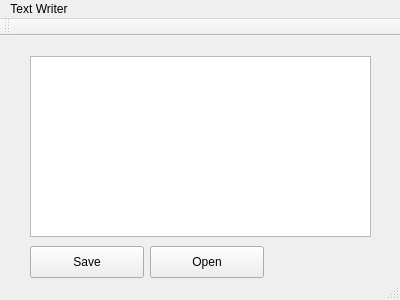
<?xml version="1.0" encoding="UTF-8"?>
<ui version="4.0">
 <class>MainWindow</class>
 <widget class="QMainWindow" name="MainWindow">
  <property name="geometry">
   <rect>
    <x>0</x>
    <y>0</y>
    <width>400</width>
    <height>300</height>
   </rect>
  </property>
  <property name="windowTitle">
   <string>MainWindow</string>
  </property>
  <widget class="QWidget" name="centralWidget">
   <widget class="QPushButton" name="button_save">
    <property name="geometry">
     <rect>
      <x>30</x>
      <y>210</y>
      <width>114</width>
      <height>32</height>
     </rect>
    </property>
    <property name="text">
     <string>Save</string>
    </property>
   </widget>
   <widget class="QTextEdit" name="text">
    <property name="geometry">
     <rect>
      <x>30</x>
      <y>20</y>
      <width>341</width>
      <height>181</height>
     </rect>
    </property>
   </widget>
   <widget class="QPushButton" name="button_open">
    <property name="geometry">
     <rect>
      <x>150</x>
      <y>210</y>
      <width>114</width>
      <height>32</height>
     </rect>
    </property>
    <property name="text">
     <string>Open</string>
    </property>
   </widget>
  </widget>
  <widget class="QMenuBar" name="menuBar">
   <property name="geometry">
    <rect>
     <x>0</x>
     <y>0</y>
     <width>400</width>
     <height>22</height>
    </rect>
   </property>
   <widget class="QMenu" name="menuText_Writer">
    <property name="title">
     <string>Text Writer</string>
    </property>
   </widget>
   <addaction name="menuText_Writer"/>
  </widget>
  <widget class="QToolBar" name="mainToolBar">
   <attribute name="toolBarArea">
    <enum>TopToolBarArea</enum>
   </attribute>
   <attribute name="toolBarBreak">
    <bool>false</bool>
   </attribute>
  </widget>
  <widget class="QStatusBar" name="statusBar"/>
 </widget>
 <layoutdefault spacing="6" margin="11"/>
 <resources/>
 <connections/>
</ui>
